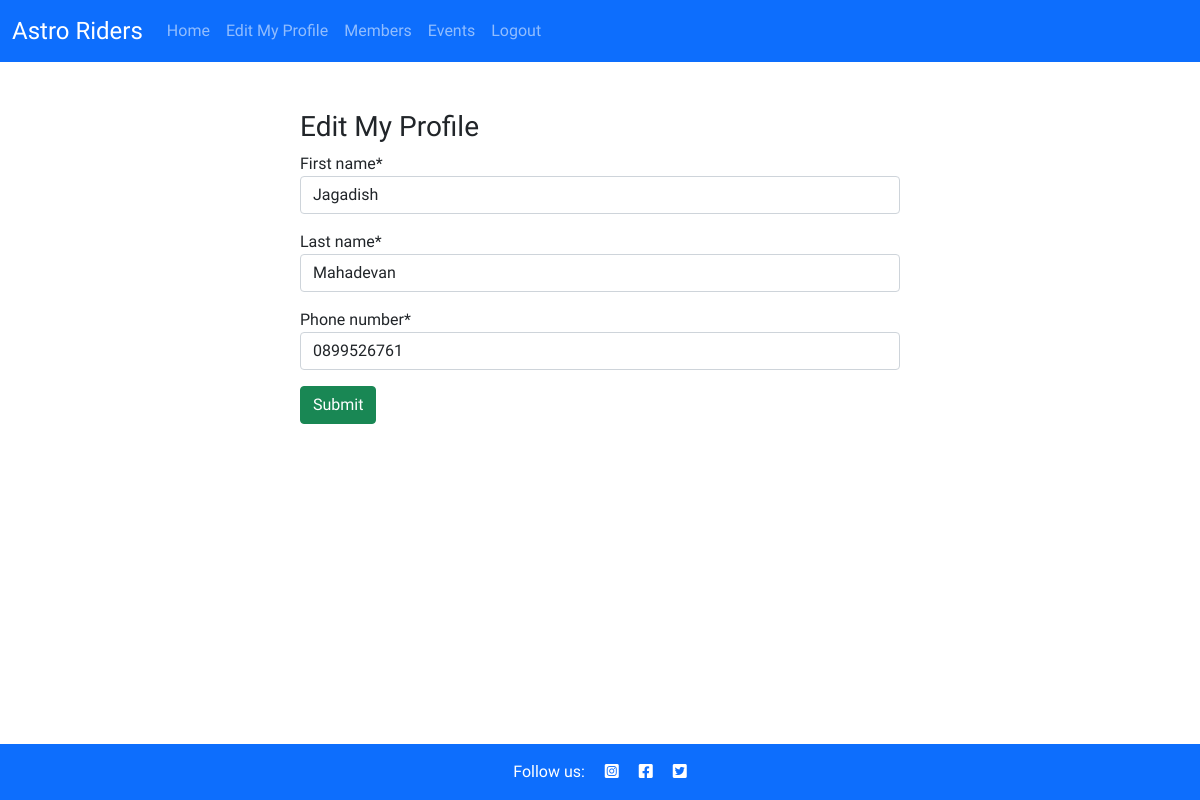
/edit_member/1 (signed in), run on an earlier commit of the app's database.
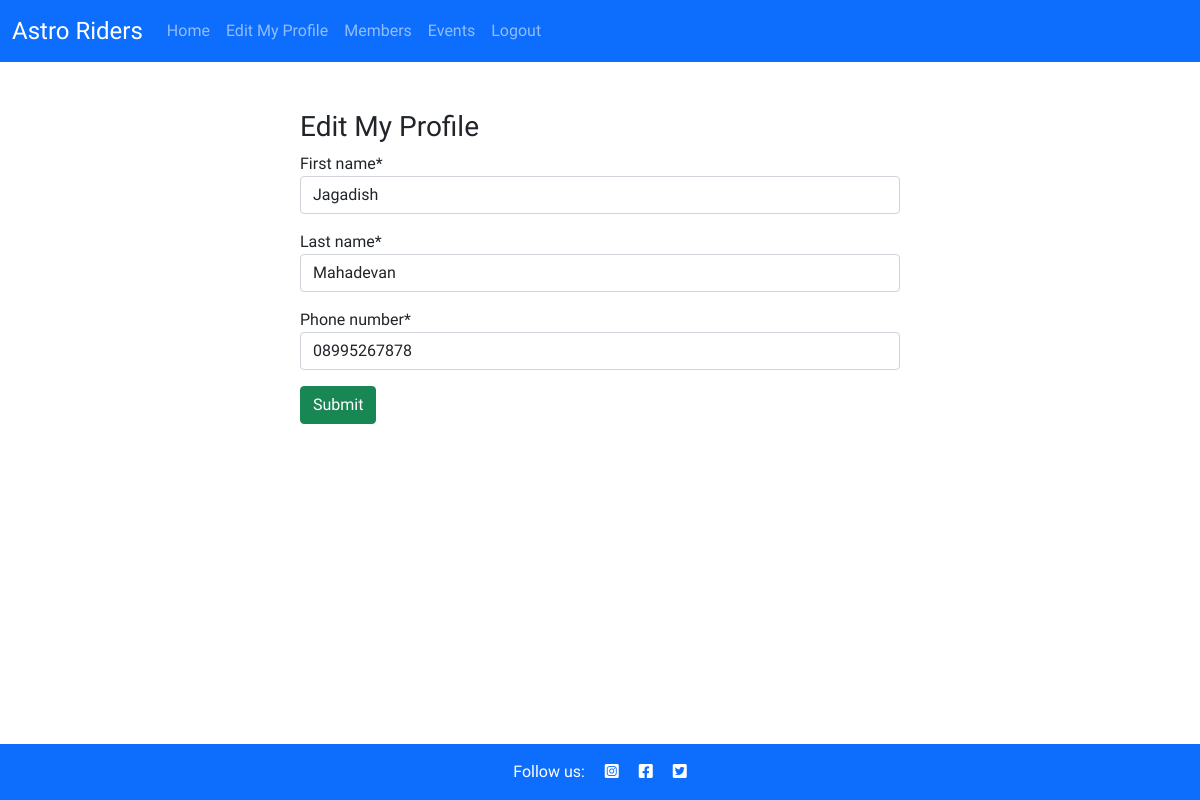
And on a later commit of the database.
### club/models.py (models this page shows, shortened)
class Member(models.Model):
    first_name = models.CharField(max_length=50, null=False, blank=False)
    last_name = models.CharField(max_length=50, null=False, blank=False)
    email = models.CharField(max_length=50, null=False, blank=False)
    phone_number = models.CharField(max_length=12)
    position = models.CharField(max_length=15, null=True, blank=True)
    user = models.OneToOneField(
        User, on_delete=models.CASCADE, primary_key=True
        )

### club/views.py (the view, shortened to what this page needs)
class EditMember(View):
    model = Member()
    template_name = "member/edit_member.html"
    context_object_name = 'edit_member'
    def get(self, request, user, *args, **kwargs):
        member = Member.objects.filter(user=user).first()
        if member is None:
            return redirect(reverse('create_member'))
        return render(
            request,
            "member/edit_member.html",
            {
                "member": member,
                "updated": False,
                "Edit_MemberForm": EditMemberForm(instance=member)
            },
        )

### club/forms.py
class EditMemberForm(forms.ModelForm):
    phone_number = CharField(widget=TextInput(attrs={'type': 'tel'}))
    class Meta:
        model = Member
        fields = ('first_name', 'last_name', 'phone_number')

### club/templates/member/edit_member.html (shortened to what this page needs)
{% extends "base.html" %}
{% block content %}
{% load crispy_forms_tags %}
<div class="w-50 mx-auto py-5">
    <p class="h3">Edit My Profile</p>
        {% if updated %}
        <div class="alert alert-success" role="alert">
            You have successfully updated your profile.
        </div>
        {% else %}
            {% if user.is_authenticated %}
                <form class="row g-3" method="POST">
                    {{ Edit_MemberForm | crispy }}
                    <div class="col-12 mx-auto">
                        <button type="submit" class="btn btn-success">Submit</button>
                    </div>
                </form>
            {% endif %}
        {% endif %}
</div>
{% endblock %}

What changed in the data, as far as the page shows it:
changed Member "Jagadish": phone_number "0899526761" → "08995267878"
